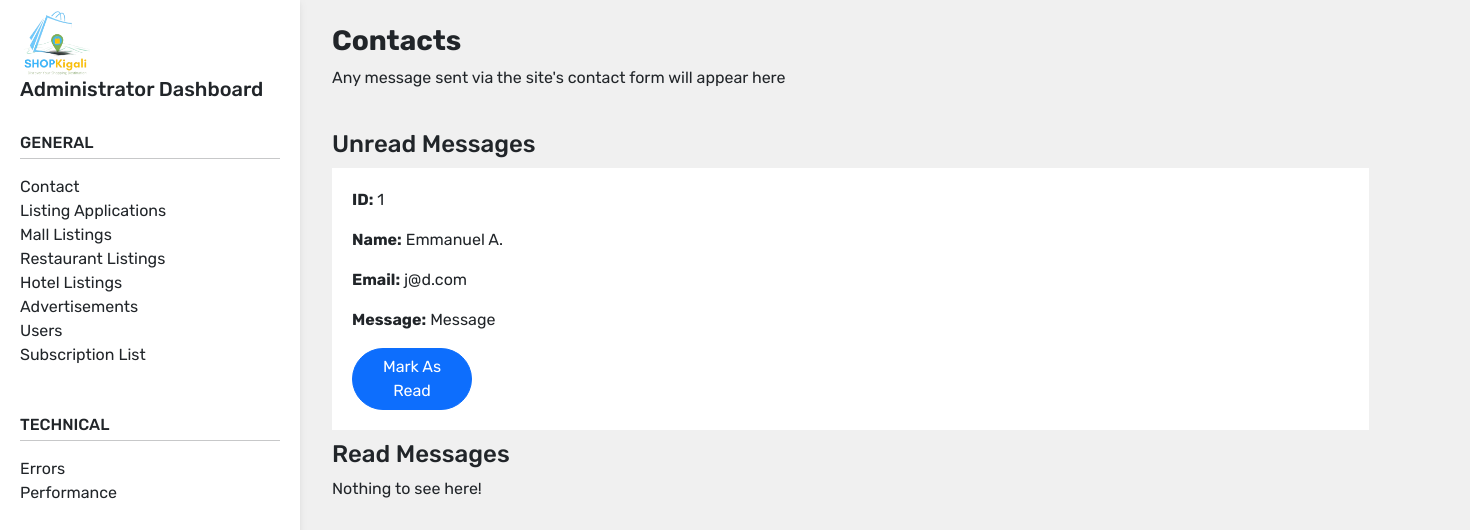
/admin/contacts, run on an earlier commit of the app's database.
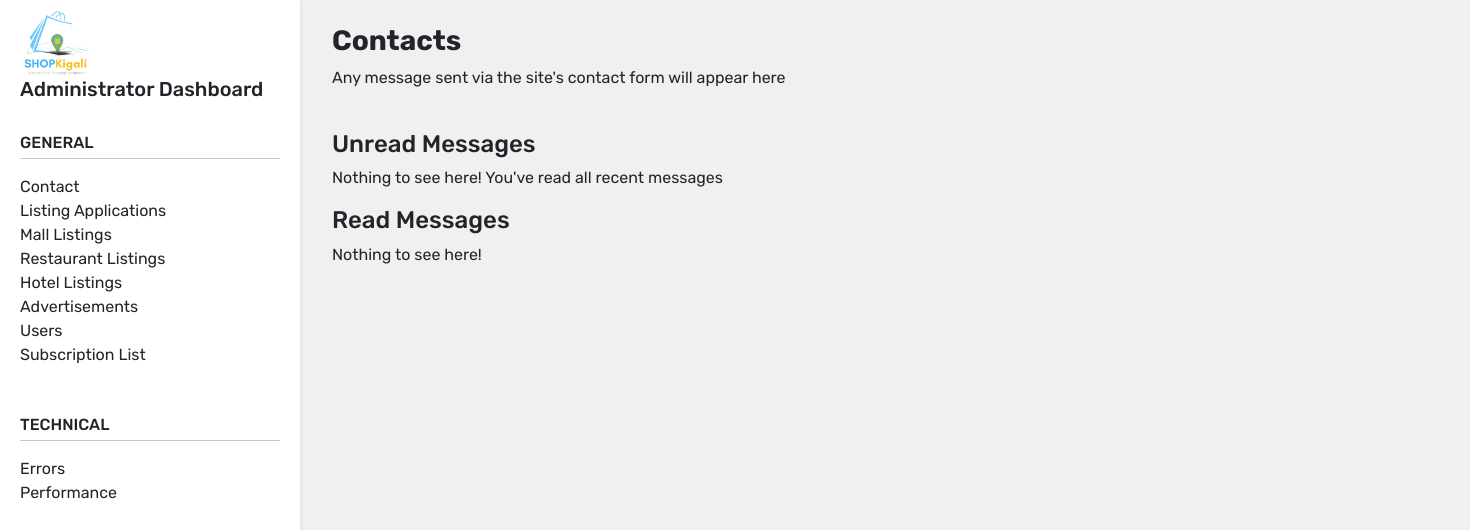
And on a later commit of the database.
### tables this page shows
CREATE TABLE contacts(
    id INTEGER PRIMARY KEY AUTOINCREMENT,
    sender_name TEXT,
    sender_email TEXT,
    sender_message TEXT,
    message_read INTEGER
);

### app.py (the view)
@app.route("/admin/contacts")
def admin_contacts():
    unread_contacts = db.execute("SELECT * FROM contacts WHERE message_read == 1")
    read_contacts = db.execute("SELECT * FROM contacts WHERE message_read == 0")
    return render_template("admin-contacts.html", unread=unread_contacts, read=read_contacts)

### templates/admin-contacts.html (shortened to what this page needs)
{% extends "admin-layout.html" %}
{% block main %}
<h3><strong>
    Contacts
</strong></h3>
<p>Any message sent via the site's contact form will appear here</p>
<br>
<h4>Unread Messages</h4>
{% if unread|length == 0 %}
<p>Nothing to see here! You've read all recent messages</p>
{% else %}
  {% for i in range(unread|length) %}
    <div style="background-color: white; padding: 20px; width: 80%; margin: 10px 0px;">
      <p><strong>ID:</strong> {{ unread[0]["id"] }}</p>
      <p><strong>Name:</strong> {{ unread[0]["sender_name"] }}</p>
      <p><strong>Email:</strong> {{ unread[0]["sender_email"] }}</p>
      <p><strong>Message:</strong> {{ unread[0]["sender_message"] }}</p>
      <button type="submit" class="btn btn-primary">Mark As Read</button>
    </div>
  {% endfor %}
{% endif %}
<h4>Read Messages</h4>
{% if read|length == 0 %}
<p>Nothing to see here!</p>
{% endif %}
{% endblock %}

### templates/admin-layout.html
{% extends ".base.html" %}
{% block content%}
<header>
    <nav id="sidebarMenu" class="collapse d-lg-block sidebar collapse bg-white">
        <img src="/static/images/logo.png" alt="logo" width="70" height="auto" style="margin-right: 10px;">
        <h5>Administrator Dashboard</h5>
        <br>
        <h6 style="margin-bottom: -10px;">GENERAL</h6><hr>
        <a class="sidelink" href="/admin/contacts">Contact</a><br>
        <a class="sidelink" href="/admin/listing-applications">Listing Applications</a><br>
        <a class="sidelink" href="/admin/mall-listings">Mall Listings</a><br>
        <a class="sidelink" href="#">Restaurant Listings</a><br>
        <a class="sidelink" href="#">Hotel Listings</a><br>
        <a class="sidelink" href="#">Advertisements</a><br>
        <a class="sidelink" href="#">Users</a><br>
        <a class="sidelink" href="#">Subscription List</a><br>
        <br><br>
        <h6 style="margin-bottom: -10px;">TECHNICAL</h6><hr>
        <a class="sidelink" href="#">Errors</a><br>
        <a class="sidelink" href="#">Performance</a><br>
    </nav>
  </header>
  <main style="margin-top: 20px;">
    <div class="container pt-1" style="margin-left: 320px;">
        {% block main %}
        {% endblock %}
    </div>
  </main>
{% endblock %}

### templates/.base.html (shortened to what this page needs)
<!DOCTYPE html>
<html>
<head>
    <link href="https://cdn.jsdelivr.net/npm/bootstrap@5.3.0-alpha1/dist/css/bootstrap.min.css" rel="stylesheet"
>
    <link rel="stylesheet" href="/static/css/utils.css">
    <link rel="stylesheet" href="/static/css/common.css">
</head>
<body>
    {% block content %} {% endblock %}
</body>
</html>

### static/css/utils.css (style rules this page uses)
:root { --pagebg: azure; }

### static/css/common.css (style rules this page uses)
* { box-sizing: border-box; margin: 0px; padding: 0px; font-family: 'Rubik', sans-serif; }
body { background-color: rgb(240, 240, 240); overflow-x: hidden; }
a { text-decoration: none !important; color: inherit; }
.sidebar { position: fixed; top: 0; bottom: 0; left: 0; padding: 10px 20px; box-shadow: 0 2px 5px 0 rgb(0 0 0 / 5%), 0 2px 10px 0 rgb(0 0 0 / 5%); width: 300px; z-index: 600; }
.sidelink { width: 100%; }

What changed in the data, as far as the page shows it:
removed contacts: id "1", sender_name "Emmanuel A.", sender_email "j@d.com", sender_message "Message"
Also different on the page:
text now shown: "Nothing to see here! You've read all recent messages"
list line gone: "ID: Name: Email: Message: Mark As Read"
